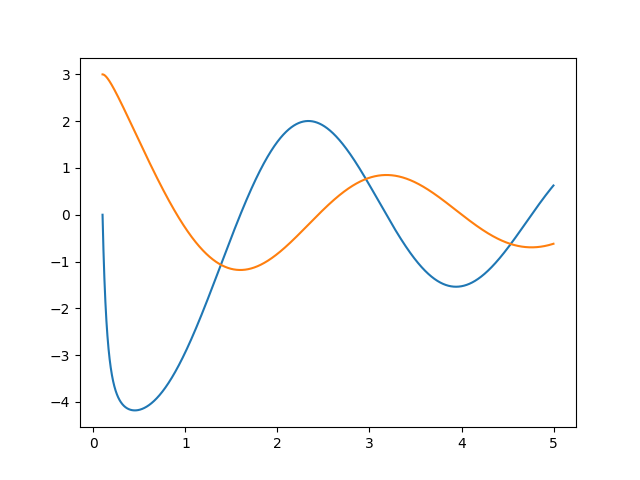

Here is the Python script that generated this plot:
import numpy as np
from scipy.integrate import odeint
import matplotlib.pyplot as plt

t = np.arange(0.1, 5 ,0.001)
y0 = 3
k0 = 0
z0 = k0, y0

def diff_func(z, t): 
    k, y = z

    dk_dt = (-t*k - (4*t**2 + 0.5**2)*y)/t**2
    dy_dt = k 

    return dk_dt, dy_dt

sol = odeint(diff_func, z0, t)

plt.plot(t, sol)
plt.savefig('task4_dop.png')
